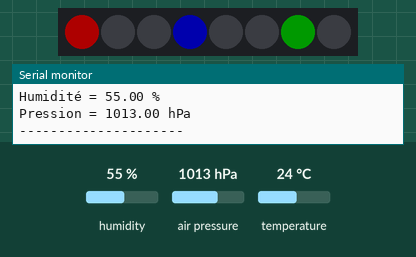
This sketch was run on a simulated ESP32. Shown: 8 RGB LEDs in strip order, left to right, the last lines printed to the serial monitor. The inputs (shaded band) are chosen by the test bench; at power-on: humidity 55 %, air pressure 1013 hPa, temperature 24 °C. Dim RGB values are drawn brighter than linear.

Above: at 2.8 s.
2.9 s: humidity set to 22 %
At 5.0 s:
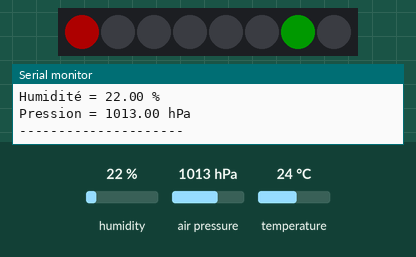
5.6 s: air pressure set to 952 hPa
At 6.8 s:
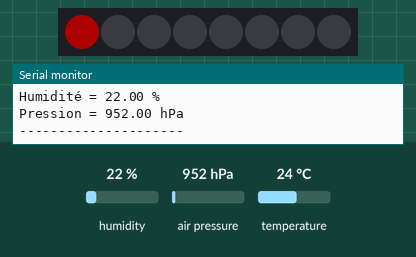
8.3 s: temperature set to 12 °C
At 11.2 s:
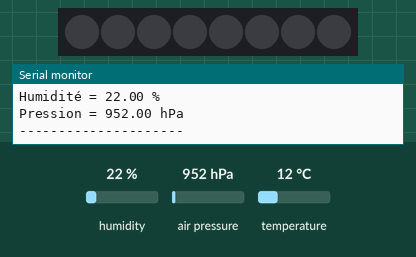
11.5 s: humidity set to 40 %
At 13.2 s:
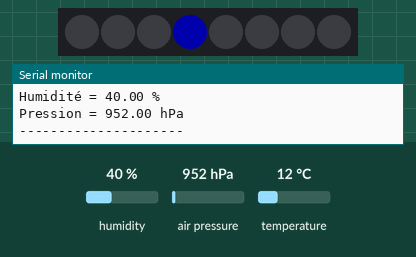
14.2 s: air pressure set to 1000 hPa
At 16.7 s:
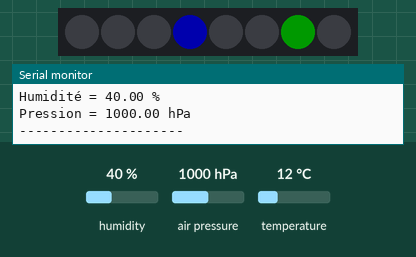
17.5 s: humidity set to 22 %
At 18.4 s:
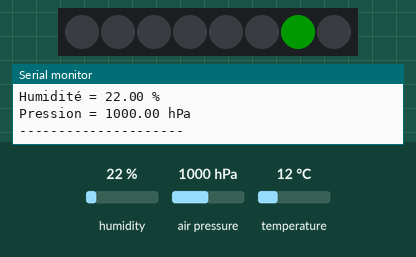
Timing chart, 0 to 20.5 s (numbered marks = the images above; inputs shaded):
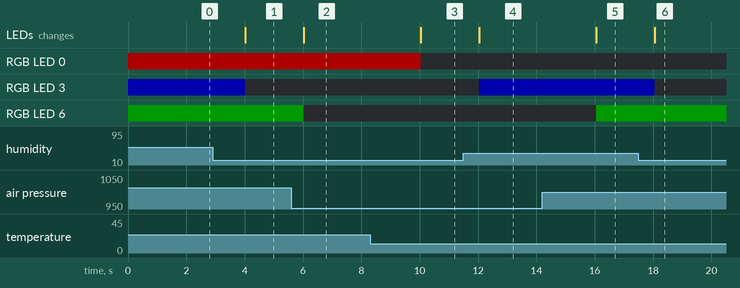

Measured:
- after the input at 2.9 s, RGB LED 3: RGB(0, 0, 50) → off after 1.1 s; the LEDs: change after 1.1 s (image 1)
- after the input at 5.6 s, RGB LED 6: RGB(0, 25, 0) → off after 0.42 s; the LEDs: change after 0.42 s (image 2)
- after the input at 8.3 s, RGB LED 0: RGB(50, 0, 0) → off after 1.7 s; the LEDs: change after 1.7 s (image 3)
- after the input at 11.5 s, RGB LED 3: off → RGB(0, 0, 50) after 0.54 s; the LEDs: change after 0.54 s (image 4)
- after the input at 14.2 s, RGB LED 6: off → RGB(0, 25, 0) after 1.9 s; the LEDs: change after 1.9 s (image 5)
- after the input at 17.5 s, RGB LED 3: RGB(0, 0, 50) → off after 0.56 s; the LEDs: change after 0.56 s (image 6)

The sketch:

hygro.ino.ino
```cpp
#include <Wire.h>
#include <Adafruit_Sensor.h>
#include <Adafruit_BME280.h>
#include <FastLED.h>

// Définition des pins et paramètres I2C
#define SDA_PIN 21
#define SCL_PIN 22

// Définition des paramètres WS2812
#define LED_PIN 5
#define NUM_LEDS 8
#define BRIGHTNESS 50
#define LED_TYPE WS2812
#define COLOR_ORDER GRB

// Objets capteur et LEDs
Adafruit_BME280 bme;
CRGB leds[NUM_LEDS];

void setup() {
  Serial.begin(115200);
  Wire.begin(SDA_PIN, SCL_PIN);

  // Initialisation BME280
  if (!bme.begin(0x76)) { // 0x76 si SDO à GND, 0x77 si SDO à VCC
    Serial.println("BME280 non détecté, vérifie les branchements !");
    while (1);
  }
  Serial.println("BME280 détecté !");

  // Initialisation LEDs
  FastLED.addLeds<LED_TYPE, LED_PIN, COLOR_ORDER>(leds, NUM_LEDS).setCorrection(TypicalLEDStrip);
  FastLED.setBrightness(BRIGHTNESS);
}

void loop() {
  // Lecture des données du capteur
  float temperature = bme.readTemperature();
  float humidity = bme.readHumidity();
  float pressure = bme.readPressure() / 100.0F;

  Serial.print("Température = "); Serial.print(temperature); Serial.println(" °C");
  Serial.print("Humidité = "); Serial.print(humidity); Serial.println(" %");
  Serial.print("Pression = "); Serial.print(pressure); Serial.println(" hPa");
  Serial.println("---------------------");

  // Nettoyer le bandeau avant affichage
  fill_solid(leds, NUM_LEDS, CRGB::Black);

  // Bargraph température (rouge) sur LEDs 0-2
  int tempLeds = map(constrain(temperature, 0, 40), 0, 40, 0, 3);
  for (int i = 0; i < tempLeds; i++) {
    leds[i] = CRGB::Red;
  }

  // Bargraph humidité (bleu) sur LEDs 3-5
  int humLeds = map(constrain(humidity, 0, 100), 0, 100, 0, 3);
  for (int i = 3; i < 3 + humLeds; i++) {
    leds[i] = CRGB::Blue;
  }

  // Bargraph pression (vert) sur LEDs 6-7
  int presLeds = map(constrain(pressure, 950, 1050), 950, 1050, 0, 2);
  for (int i = 6; i < 6 + presLeds; i++) {
    leds[i] = CRGB::Green;
  }

  // Mise à jour des LEDs
  FastLED.show();

  delay(2000); // rafraîchissement toutes les 2s
}
```
